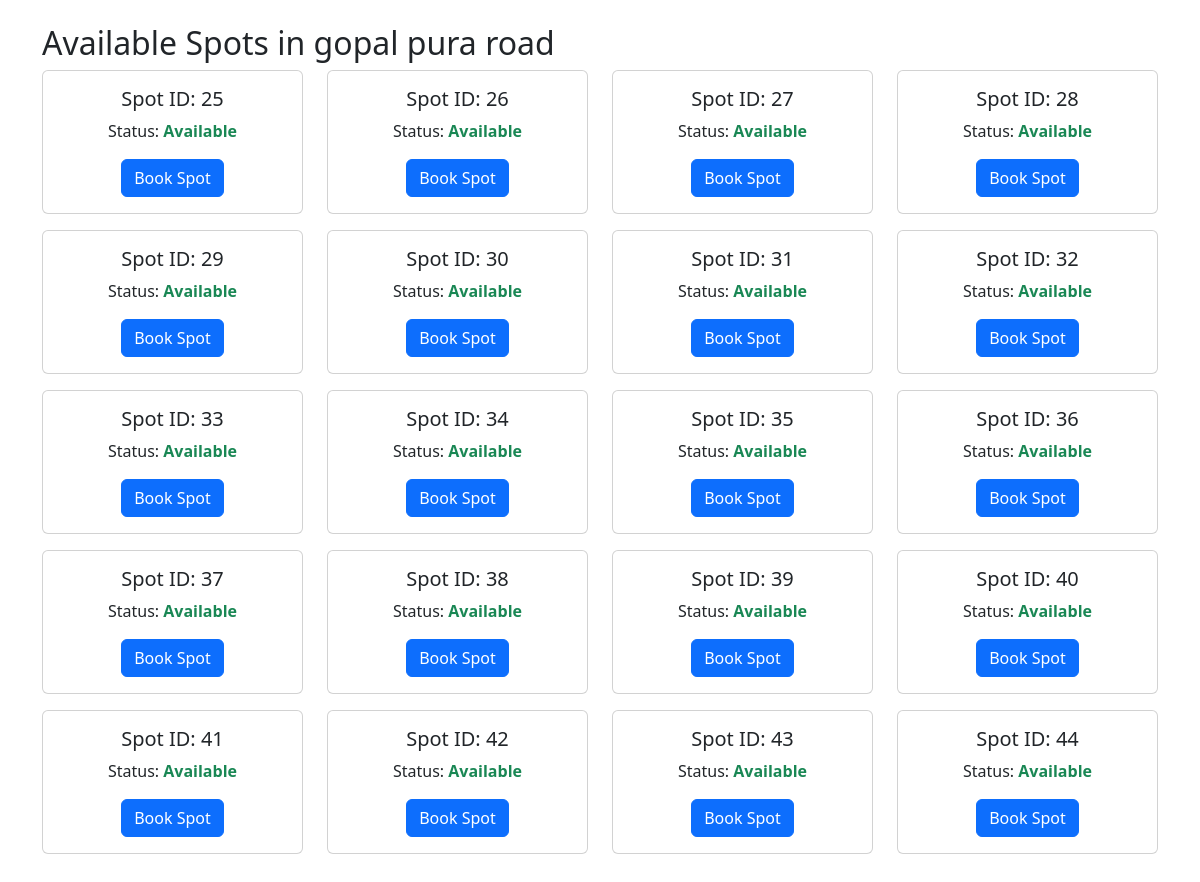
Screenshot of /view_spot/4 with the database file from the repository.
### models.py (models this page shows)
class ParkingLot(db.Model):
    __tablename__ = 'parkinglot'
    id = db.Column(db.Integer, primary_key=True)
    lot_name = db.Column(db.String(100),unique=True, nullable=False)
    address = db.Column(db.String(200), nullable=False)
    pin_code = db.Column(db.Integer(), nullable=False)
    total_spots = db.Column(db.Integer, nullable=False)
    price = db.Column(db.Numeric(10,2))
    spots = db.relationship('ParkingSpot',back_populates='lot', lazy='joined')
    bookings = db.relationship('Booking', back_populates='lot', lazy=True)

class ParkingSpot(db.Model):
    __tablename__ = 'parkingspot'
    id = db.Column(db.Integer, primary_key=True)
    spot_number = db.Column(db.String(50), nullable=False)
    lot_id = db.Column(db.Integer, db.ForeignKey('parkinglot.id'), nullable=False)
    status = db.Column(db.String(1), nullable=False, default='A')
    lot = db.relationship('ParkingLot', back_populates='spots')
    bookings = db.relationship('Booking', back_populates='spot', lazy=True)

### app.py (the view)
@app.route('/view_spot/<int:lot_id>')
def view_spot(lot_id):
    lot = ParkingLot.query.get_or_404(lot_id)
    spots = ParkingSpot.query.filter_by(lot_id=lot_id).all()
    return render_template('view_spot.html', lot=lot, spots=spots)

### templates/view_spot.html (shortened to what this page needs)
<!DOCTYPE html>
<html lang="en">
<head>
    <link href="https://cdn.jsdelivr.net/npm/bootstrap@5.3.0/dist/css/bootstrap.min.css" rel="stylesheet">
</head>
<body class="container py-4">
    <h2>Available Spots in {{ lot.lot_name }}</h2>
    <div class="row">
        {% for spot in spots %}
        <div class="col-md-3 mb-3">
            <div class="card text-center">
                <div class="card-body">
                    <h5>Spot ID: {{ spot.id }}</h5>
                    <p>Status:
                        {% if spot.status == 'A' %}
                            <span class="text-success fw-bold">Available</span>
                        {% else %}
                            <span class="text-danger">Occupied</span>
                        {% endif %}
                    </p>
                    {% if spot.status == 'A' %}
                        <a href="{{ url_for('book_spot', lot_id=lot.id, spot_id=spot.id) }}" class="btn btn-primary">Book Spot</a>
                    {% else %}
                        <button class="btn btn-secondary" disabled>Unavailable</button>
                    {% endif %}
                </div>
            </div>
        </div>
        {% endfor %}
    </div>
</body>
</html>

### rows the page displays
ParkingLot: lot_name "gopal pura road"
ParkingSpot: id "25", status "Available"
ParkingSpot: id "26", status "Available"
ParkingSpot: id "27", status "Available"
ParkingSpot: id "28", status "Available"
ParkingSpot: id "29", status "Available"
ParkingSpot: id "30", status "Available"
ParkingSpot: id "31", status "Available"
ParkingSpot: id "32", status "Available"
ParkingSpot: id "33", status "Available"
ParkingSpot: id "34", status "Available"
ParkingSpot: id "35", status "Available"
ParkingSpot: id "36", status "Available"
ParkingSpot: id "37", status "Available"
ParkingSpot: id "38", status "Available"
ParkingSpot: id "39", status "Available"
ParkingSpot: id "40", status "Available"
ParkingSpot: id "41", status "Available"
ParkingSpot: id "42", status "Available"
ParkingSpot: id "43", status "Available"
ParkingSpot: id "44", status "Available"
